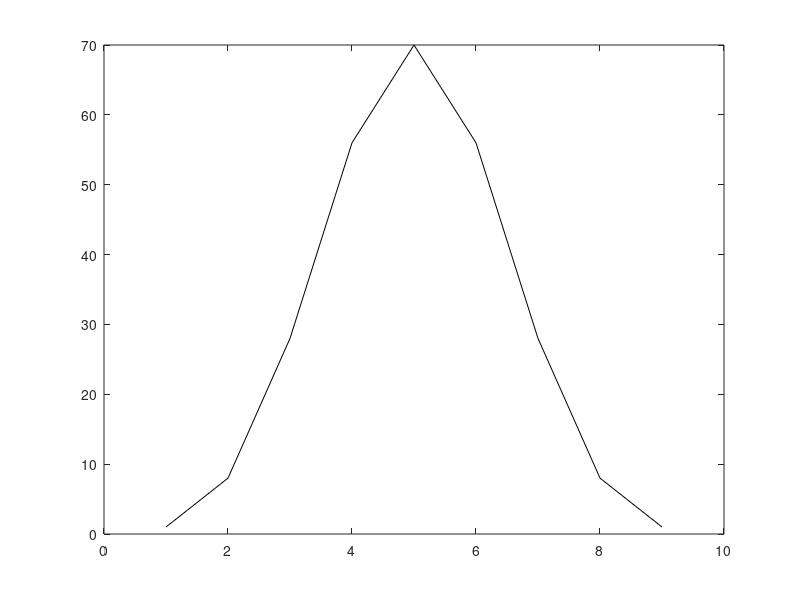

Write the MATLAB code that produced this figure.
% Programming Fundamentals Using MATLAB, Michael Weeks Copyright 2020
%
% Generate a line of Pascal's triangle
pascal3 = conv([1, 1], [1, 1]);
pascal5 = conv(pascal3, pascal3);
y = conv(pascal5, pascal5);
plot(1:length(y), y, 'k')



% Here is an alternate way
pascal1 = 1;
pascal2 = conv(pascal1, [1, 1]);
pascal3 = conv(pascal2, [1, 1]);
pascal4 = conv(pascal3, [1, 1]);
pascal5 = conv(pascal4, [1, 1]);
pascal6 = conv(pascal5, [1, 1]);
pascal7 = conv(pascal6, [1, 1]);
pascal8 = conv(pascal7, [1, 1]);
y = conv(pascal8, [1, 1]);
disp(pascal1);
disp(pascal2);
disp(pascal3);
disp(pascal4);
disp(pascal5);
disp(pascal6);
disp(pascal7);
disp(pascal8);
disp(y);



